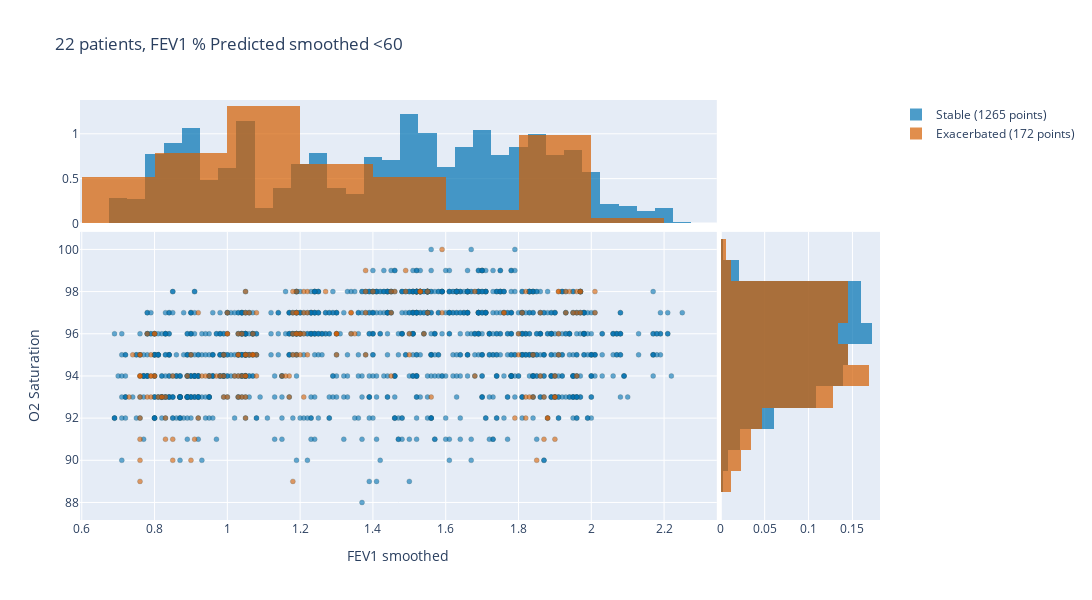
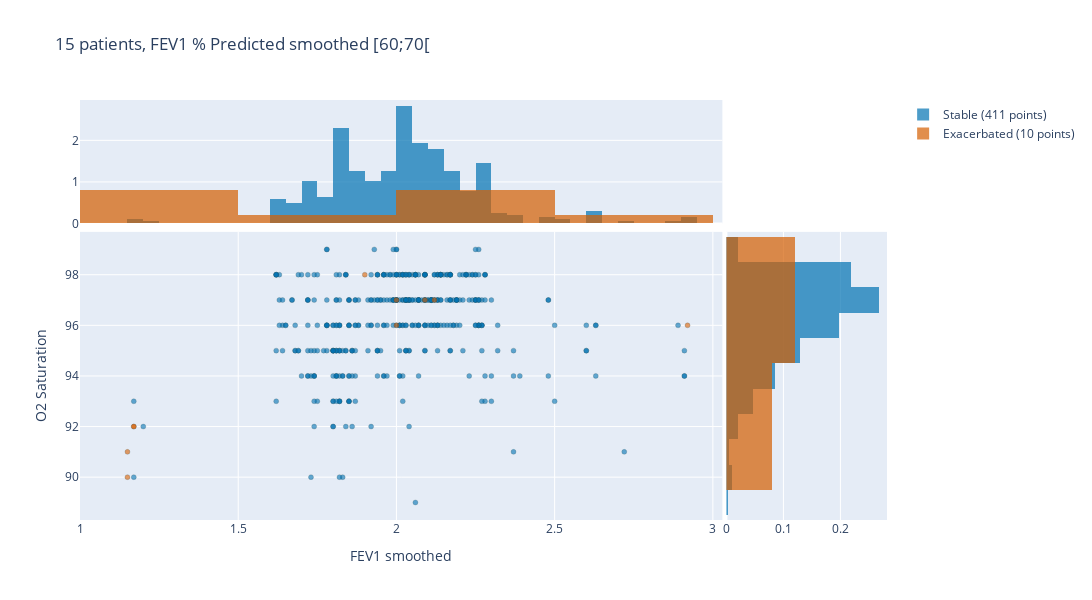
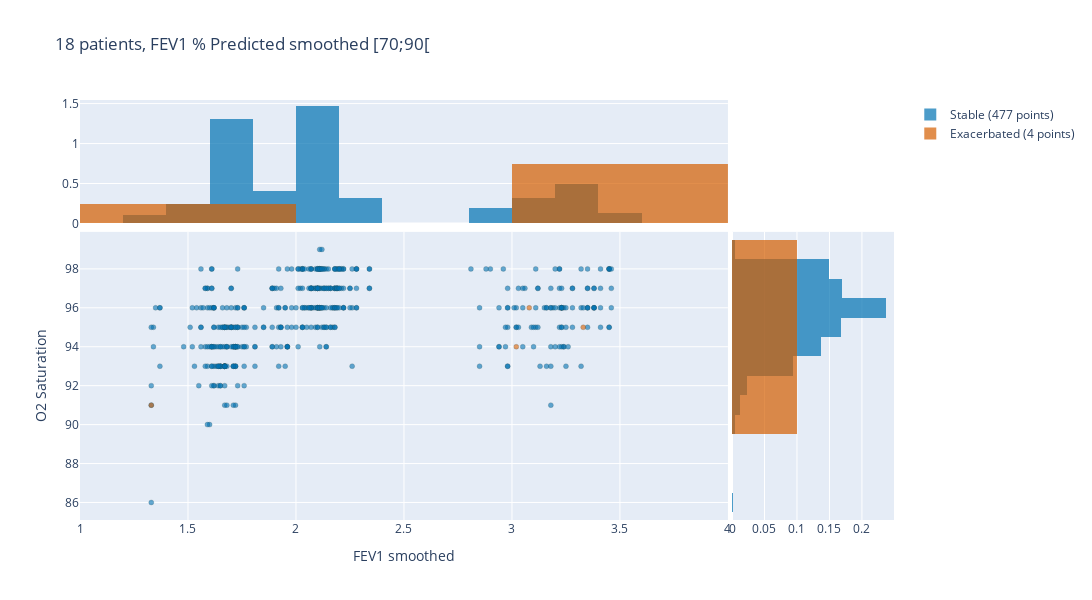
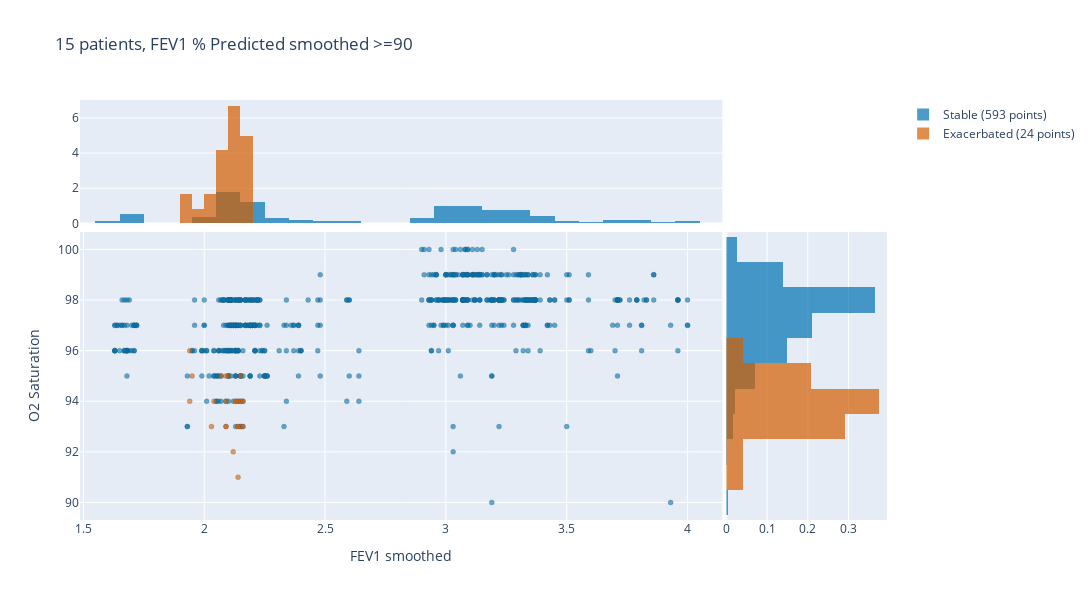

These figures' notebook cell, in order:
### Markdown cell above
## Summary plot (+ partititioning)

### Code cell
# Add exacerbated labels
# Compute exacerbation labels
# O2_FEV1_processed = compute_ex_labels_from_heuristics(antibioticsdata, patientsdata, O2_FEV1)

# Get exacerbation labels from the predictive classifier
O2_FEV1_processed = merge_pred_ex_labels_to(O2_FEV1, get_pred_ex_labels(datadir))

# Smooth
O2_FEV1_processed = smooth_max(O2_FEV1_processed, ['FEV1', 'FEV1 % Predicted'])
O2_FEV1_processed = smooth_avg(O2_FEV1_processed, ['O2 Saturation'])
print("Removed {} nan entries after max smoothing, kept {}".format(O2_FEV1_processed.isna().sum().max(), O2_FEV1_processed.shape[0]))
O2_FEV1_processed.dropna(inplace=True)

# Normalise
O2_FEV1_processed = norm_by_stable_baseline(O2_FEV1_processed,
                                            ['O2 Saturation', 'O2 Saturation smoothed', 'FEV1', 'FEV1 % Predicted', 'FEV1 smoothed', 'FEV1 % Predicted smoothed'])

# Settings
prefix, ex_column, x, y = set_x_y_vars(
      with_predicted_labels=True,
      with_predicted_fev1=False,
      is_smoothed_fev=True,
      is_smoothed_o2=False,
      is_normalised=False,
  )

is_partitioned= True
if not is_partitioned:
  # Plot O2-FEV with respective displots
  fig=plot_o2_fev_with_displots(O2_FEV1_processed, x, y, ex_column)
  fig.show()
  fig.write_image("{}/Ex labels {} {}-{}.pdf".format(plotsdir, prefix, x, y), width=1400, height=600)

  # Plot subsampled O2-FEV scatter
  fig = plot_subsampled_scatter(x, y, O2_FEV1_processed, random_state=7)
  fig.show()
else:
  # Use partitioned data. Note that this requires smoothed True and Predicted FEV1 False
  fev1_prct_thresholds = [60, 70, 90]
  O2_FEV1_processed['FEV1 % Predicted smoothed Group'] = partition_given_thresholds(O2_FEV1_processed['FEV1 % Predicted smoothed'], fev1_prct_thresholds)

  # Create a for loop for each FEV1 % Predicted Group
  for fev_group in O2_FEV1_processed['FEV1 % Predicted smoothed Group'].unique():
    mask = O2_FEV1_processed['FEV1 % Predicted smoothed Group'] == fev_group
    # Count patients
    n_patients=len(O2_FEV1_processed[mask].ID.unique())

    # Plot
    fig=plot_o2_fev_with_displots(O2_FEV1_processed[mask], x, y, ex_column)
    fig.update_layout(title="{} patients, FEV1 % Predicted smoothed {}".format(n_patients, fev_group))
    fig.show()
    fig.write_image("{}/Ex labels {} {}-{} group {}.pdf".format(plotsdir, prefix, x, y, fev_group), width=1400, height=600)

### Figure 1 — Plotly figure (JSON) as saved in the notebook; plotly's stock layout.template omitted (floating-point values rounded to 4 significant figures; data arrays with more than 128 entries replaced by an {"elided": "..."} marker saying what was removed)
{"data": [{"marker": {"color": "rgba(000,114,178,0.6)", "line": {"color": "DarkSlateGrey", "width": 0.2}, "size": 5}, "mode": "markers", "showlegend": false, "type": "scatter", "x": {"elided": "1265 float values"}, "xaxis": "x3", "y": {"elided": "1265 int values"}, "yaxis": "y3"}, {"marker": {"color": "rgba(213,094,000,0.6)", "line": {"color": "DarkSlateGrey", "width": 0.2}, "size": 5}, "mode": "markers", "showlegend": false, "type": "scatter", "x": {"elided": "172 float values"}, "xaxis": "x3", "y": {"elided": "172 int values"}, "yaxis": "y3"}, {"histnorm": "probability density", "marker": {"color": "rgba(000,114,178,0.7)"}, "showlegend": false, "type": "histogram", "x": {"elided": "1265 float values"}, "xaxis": "x", "yaxis": "y"}, {"histnorm": "probability density", "marker": {"color": "rgba(213,094,000,0.7)"}, "showlegend": false, "type": "histogram", "x": {"elided": "172 float values"}, "xaxis": "x", "yaxis": "y"}, {"histnorm": "probability density", "marker": {"color": "rgba(000,114,178,0.7)"}, "name": "Stable (1265 points)", "type": "histogram", "xaxis": "x4", "y": {"elided": "1265 int values"}, "yaxis": "y4"}, {"histnorm": "probability density", "marker": {"color": "rgba(213,094,000,0.7)"}, "name": "Exacerbated (172 points)", "type": "histogram", "xaxis": "x4", "y": {"elided": "172 int values"}, "yaxis": "y4"}], "layout": {"barmode": "overlay", "height": 600, "title": {"text": "22 patients, FEV1 % Predicted smoothed <60"}, "width": 1400, "xaxis": {"anchor": "y", "domain": [0, 0.796], "matches": "x3", "showticklabels": false}, "xaxis2": {"anchor": "y2", "domain": [0.801, 1], "matches": "x4", "showticklabels": false}, "xaxis3": {"anchor": "y3", "domain": [0, 0.796], "title": {"text": "FEV1 smoothed"}}, "xaxis4": {"anchor": "y4", "domain": [0.801, 1]}, "yaxis": {"anchor": "x", "domain": [0.706, 1]}, "yaxis2": {"anchor": "x2", "domain": [0.706, 1], "matches": "y", "showticklabels": false}, "yaxis3": {"anchor": "x3", "domain": [0, 0.686], "title": {"text": "O2 Saturation"}}, "yaxis4": {"anchor": "x4", "domain": [0, 0.686], "matches": "y3", "showticklabels": false}}}

### Figure 2 — Plotly figure (JSON) as saved in the notebook; plotly's stock layout.template omitted (floating-point values rounded to 4 significant figures; data arrays with more than 128 entries replaced by an {"elided": "..."} marker saying what was removed)
{"data": [{"marker": {"color": "rgba(000,114,178,0.6)", "line": {"color": "DarkSlateGrey", "width": 0.2}, "size": 5}, "mode": "markers", "showlegend": false, "type": "scatter", "x": {"elided": "411 float values"}, "xaxis": "x3", "y": {"elided": "411 int values"}, "yaxis": "y3"}, {"marker": {"color": "rgba(213,094,000,0.6)", "line": {"color": "DarkSlateGrey", "width": 0.2}, "size": 5}, "mode": "markers", "showlegend": false, "type": "scatter", "x": [1.9, 2, 2, 2.12, 2.09, 2.92, 1.15, 1.15, 1.17, 1.17], "xaxis": "x3", "y": [98, 97, 96, 97, 97, 96, 90, 91, 92, 92], "yaxis": "y3"}, {"histnorm": "probability density", "marker": {"color": "rgba(000,114,178,0.7)"}, "showlegend": false, "type": "histogram", "x": {"elided": "411 float values"}, "xaxis": "x", "yaxis": "y"}, {"histnorm": "probability density", "marker": {"color": "rgba(213,094,000,0.7)"}, "showlegend": false, "type": "histogram", "x": [1.9, 2, 2, 2.12, 2.09, 2.92, 1.15, 1.15, 1.17, 1.17], "xaxis": "x", "yaxis": "y"}, {"histnorm": "probability density", "marker": {"color": "rgba(000,114,178,0.7)"}, "name": "Stable (411 points)", "type": "histogram", "xaxis": "x4", "y": {"elided": "411 int values"}, "yaxis": "y4"}, {"histnorm": "probability density", "marker": {"color": "rgba(213,094,000,0.7)"}, "name": "Exacerbated (10 points)", "type": "histogram", "xaxis": "x4", "y": [98, 97, 96, 97, 97, 96, 90, 91, 92, 92], "yaxis": "y4"}], "layout": {"barmode": "overlay", "height": 600, "title": {"text": "15 patients, FEV1 % Predicted smoothed [60;70["}, "width": 1400, "xaxis": {"anchor": "y", "domain": [0, 0.796], "matches": "x3", "showticklabels": false}, "xaxis2": {"anchor": "y2", "domain": [0.801, 1], "matches": "x4", "showticklabels": false}, "xaxis3": {"anchor": "y3", "domain": [0, 0.796], "title": {"text": "FEV1 smoothed"}}, "xaxis4": {"anchor": "y4", "domain": [0.801, 1]}, "yaxis": {"anchor": "x", "domain": [0.706, 1]}, "yaxis2": {"anchor": "x2", "domain": [0.706, 1], "matches": "y", "showticklabels": false}, "yaxis3": {"anchor": "x3", "domain": [0, 0.686], "title": {"text": "O2 Saturation"}}, "yaxis4": {"anchor": "x4", "domain": [0, 0.686], "matches": "y3", "showticklabels": false}}}

### Figure 3 — Plotly figure (JSON) as saved in the notebook; plotly's stock layout.template omitted (floating-point values rounded to 4 significant figures; data arrays with more than 128 entries replaced by an {"elided": "..."} marker saying what was removed)
{"data": [{"marker": {"color": "rgba(000,114,178,0.6)", "line": {"color": "DarkSlateGrey", "width": 0.2}, "size": 5}, "mode": "markers", "showlegend": false, "type": "scatter", "x": {"elided": "477 float values"}, "xaxis": "x3", "y": {"elided": "477 int values"}, "yaxis": "y3"}, {"marker": {"color": "rgba(213,094,000,0.6)", "line": {"color": "DarkSlateGrey", "width": 0.2}, "size": 5}, "mode": "markers", "showlegend": false, "type": "scatter", "x": [3.33, 3.02, 3.08, 1.33], "xaxis": "x3", "y": [95, 94, 96, 91], "yaxis": "y3"}, {"histnorm": "probability density", "marker": {"color": "rgba(000,114,178,0.7)"}, "showlegend": false, "type": "histogram", "x": {"elided": "477 float values"}, "xaxis": "x", "yaxis": "y"}, {"histnorm": "probability density", "marker": {"color": "rgba(213,094,000,0.7)"}, "showlegend": false, "type": "histogram", "x": [3.33, 3.02, 3.08, 1.33], "xaxis": "x", "yaxis": "y"}, {"histnorm": "probability density", "marker": {"color": "rgba(000,114,178,0.7)"}, "name": "Stable (477 points)", "type": "histogram", "xaxis": "x4", "y": {"elided": "477 int values"}, "yaxis": "y4"}, {"histnorm": "probability density", "marker": {"color": "rgba(213,094,000,0.7)"}, "name": "Exacerbated (4 points)", "type": "histogram", "xaxis": "x4", "y": [95, 94, 96, 91], "yaxis": "y4"}], "layout": {"barmode": "overlay", "height": 600, "title": {"text": "18 patients, FEV1 % Predicted smoothed [70;90["}, "width": 1400, "xaxis": {"anchor": "y", "domain": [0, 0.796], "matches": "x3", "showticklabels": false}, "xaxis2": {"anchor": "y2", "domain": [0.801, 1], "matches": "x4", "showticklabels": false}, "xaxis3": {"anchor": "y3", "domain": [0, 0.796], "title": {"text": "FEV1 smoothed"}}, "xaxis4": {"anchor": "y4", "domain": [0.801, 1]}, "yaxis": {"anchor": "x", "domain": [0.706, 1]}, "yaxis2": {"anchor": "x2", "domain": [0.706, 1], "matches": "y", "showticklabels": false}, "yaxis3": {"anchor": "x3", "domain": [0, 0.686], "title": {"text": "O2 Saturation"}}, "yaxis4": {"anchor": "x4", "domain": [0, 0.686], "matches": "y3", "showticklabels": false}}}

### Figure 4 — Plotly figure (JSON) as saved in the notebook; plotly's stock layout.template omitted (floating-point values rounded to 4 significant figures; data arrays with more than 128 entries replaced by an {"elided": "..."} marker saying what was removed)
{"data": [{"marker": {"color": "rgba(000,114,178,0.6)", "line": {"color": "DarkSlateGrey", "width": 0.2}, "size": 5}, "mode": "markers", "showlegend": false, "type": "scatter", "x": {"elided": "593 float values"}, "xaxis": "x3", "y": {"elided": "593 int values"}, "yaxis": "y3"}, {"marker": {"color": "rgba(213,094,000,0.6)", "line": {"color": "DarkSlateGrey", "width": 0.2}, "size": 5}, "mode": "markers", "showlegend": false, "type": "scatter", "x": [2.04, 2.1, 2.12, 2.15, 2.15, 2.15, 2.15, 2.14, 2.14, 2.16, 2.16, 2.09, 2.13, 2.13, 2.14, 2.14, 2.09, 2.09, 2.09, 2.03, 1.94, 1.94, 1.95, 2.07], "xaxis": "x3", "y": [94, 95, 92, 93, 95, 94, 94, 93, 93, 93, 94, 93, 94, 94, 91, 94, 95, 94, 93, 93, 96, 94, 95, 95], "yaxis": "y3"}, {"histnorm": "probability density", "marker": {"color": "rgba(000,114,178,0.7)"}, "showlegend": false, "type": "histogram", "x": {"elided": "593 float values"}, "xaxis": "x", "yaxis": "y"}, {"histnorm": "probability density", "marker": {"color": "rgba(213,094,000,0.7)"}, "showlegend": false, "type": "histogram", "x": [2.04, 2.1, 2.12, 2.15, 2.15, 2.15, 2.15, 2.14, 2.14, 2.16, 2.16, 2.09, 2.13, 2.13, 2.14, 2.14, 2.09, 2.09, 2.09, 2.03, 1.94, 1.94, 1.95, 2.07], "xaxis": "x", "yaxis": "y"}, {"histnorm": "probability density", "marker": {"color": "rgba(000,114,178,0.7)"}, "name": "Stable (593 points)", "type": "histogram", "xaxis": "x4", "y": {"elided": "593 int values"}, "yaxis": "y4"}, {"histnorm": "probability density", "marker": {"color": "rgba(213,094,000,0.7)"}, "name": "Exacerbated (24 points)", "type": "histogram", "xaxis": "x4", "y": [94, 95, 92, 93, 95, 94, 94, 93, 93, 93, 94, 93, 94, 94, 91, 94, 95, 94, 93, 93, 96, 94, 95, 95], "yaxis": "y4"}], "layout": {"barmode": "overlay", "height": 600, "title": {"text": "15 patients, FEV1 % Predicted smoothed >=90"}, "width": 1400, "xaxis": {"anchor": "y", "domain": [0, 0.796], "matches": "x3", "showticklabels": false}, "xaxis2": {"anchor": "y2", "domain": [0.801, 1], "matches": "x4", "showticklabels": false}, "xaxis3": {"anchor": "y3", "domain": [0, 0.796], "title": {"text": "FEV1 smoothed"}}, "xaxis4": {"anchor": "y4", "domain": [0.801, 1]}, "yaxis": {"anchor": "x", "domain": [0.706, 1]}, "yaxis2": {"anchor": "x2", "domain": [0.706, 1], "matches": "y", "showticklabels": false}, "yaxis3": {"anchor": "x3", "domain": [0, 0.686], "title": {"text": "O2 Saturation"}}, "yaxis4": {"anchor": "x4", "domain": [0, 0.686], "matches": "y3", "showticklabels": false}}}
